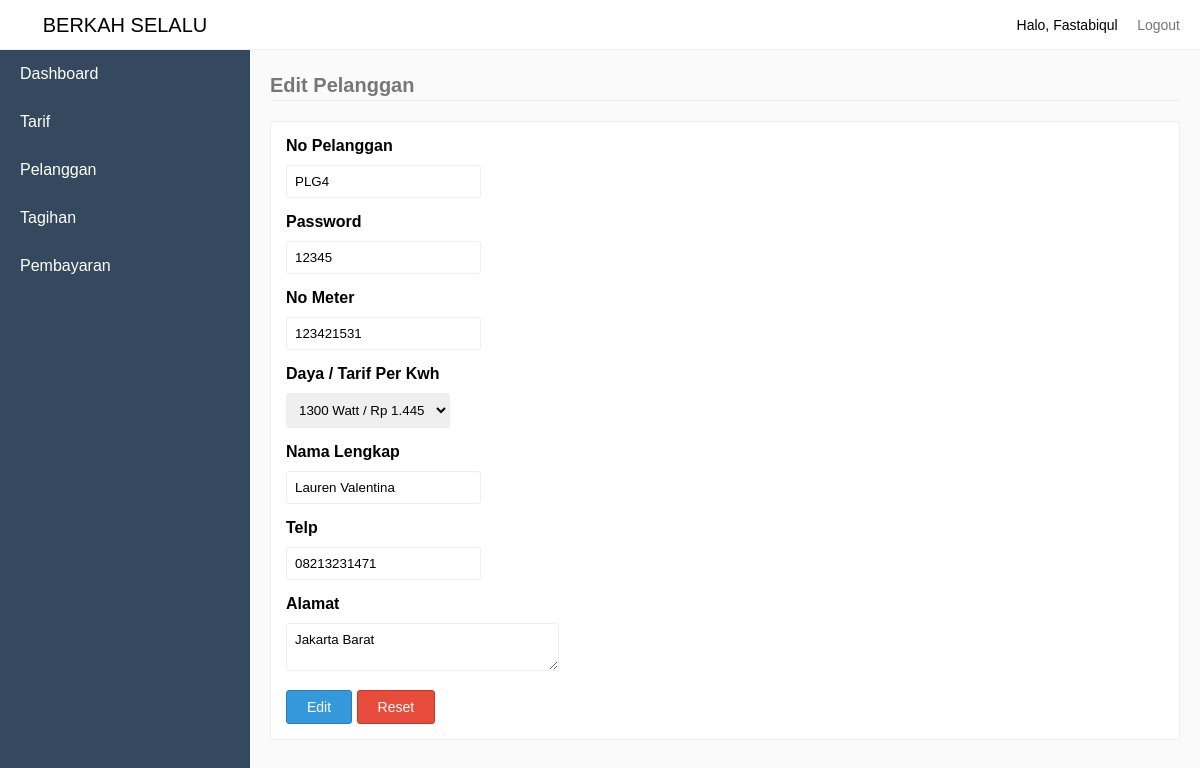
The page /index.php?pages=editpelanggan&NoPelanggan=PLG4 (signed in) on the database its author committed.
### tables this page shows
CREATE TABLE `tb_pelanggan` (
  `KodePelanggan` int(11) NOT NULL,
  `NoPelanggan` varchar(50) NOT NULL,
  `Password` varchar(50) NOT NULL,
  `NoMeter` varchar(50) NOT NULL,
  `KodeTarif` int(11) NOT NULL,
  `NamaLengkap` varchar(50) NOT NULL,
  `Telp` varchar(50) NOT NULL,
  `Alamat` varchar(50) NOT NULL
);

### sources/editpelanggan.php (the view, shortened to what this page needs)
<?php
	require_once "sources/HeaderFooter/header.php";
	if(isset($_GET['NoPelanggan'])) {
	$NoPelanggan = mysqli_real_escape_string($connect, $_GET['NoPelanggan']);
	$selectQuery = mysqli_query($connect, "SELECT * FROM tb_pelanggan WHERE NoPelanggan='$NoPelanggan'");
		if(mysqli_num_rows($selectQuery) > 0) {
			$plg = mysqli_fetch_assoc($selectQuery);
?>
<legend>Edit Pelanggan</legend>
<div class="card">
	<div class="card-body">
		<form action="index.php?process=editpelanggan" method="POST" class="form-block">
			<div class="form-group">
				<label for="NoPelanggan">No Pelanggan</label>
				<input type="text" class="input" name="NoPelanggan" value="<?php echo $NoPelanggan; ?>" id="NoPelanggan" readonly>
			</div>
			<div class="form-group">
				<label for="Password">Password</label>
				<input type="text" class="input" id="Password" name="Password" value="<?php echo $plg['Password']; ?>">
			</div>
			<div class="form-group">
				<label for="NoMeter">No Meter</label>
				<input type="text" class="input" id="NoMeter" name="NoMeter"value="<?php echo $plg['NoMeter']; ?>">
			</div>
			<div class="form-group">
				<label for="KodeTarif">Daya / Tarif Per Kwh</label>
				<select name="KodeTarif" class="input" id="KodeTarif">
					<?php
					$selectQueryTarif = mysqli_query($connect, "SELECT * FROM tb_tarif ORDER BY KodeTarif DESC");
					if(mysqli_num_rows($selectQueryTarif) > 0) {
						while($tarif = mysqli_fetch_assoc($selectQueryTarif)) {
							if($plg['KodeTarif'] == $tarif['KodeTarif']) {
								echo '<option value="'.$tarif['KodeTarif'].'" selected>'.$tarif['Daya'].' Watt / Rp '.number_format($tarif['TarifPerKwh'], 0, '', '.').'</option>';
							} else {
								echo '<option value="'.$tarif['KodeTarif'].'">'.$tarif['Daya'].' Watt / Rp '.number_format($tarif['TarifPerKwh'], 0, '', '.').'</option>';
							}
						}
					}
					?>
				</select>
			</div>
			<div class="form-group">
				<label for="NamaLengkap">Nama Lengkap</label>
				<input type="text" class="input" id="NamaLengkap" name="NamaLengkap" value="<?php echo $plg['NamaLengkap']; ?>">
			</div>
			<div class="form-group">
				<label for="Telp">Telp</label>
				<input type="text" class="input" id="Telp" name="Telp" value="<?php echo $plg['Telp']; ?>">
			</div>
			<div class="form-group">
				<label for="Alamat">Alamat</label>
				<textarea name="Alamat" id="Alamat" class="input" cols="30" rows="2"><?php echo $plg['Alamat']; ?></textarea>
			</div>
			<div class="form-group">
				<button type="submit" class="btn btn-primary">Edit</button>
				<button type="reset" class="btn btn-danger">Reset</button>
			</div>
		</form>
	</div>
</div>
<?php
		} else {
			echo "No Pelanggan Tidak Ditemukan";
		}
	} else {
		echo "File Not Found";
	}
	require_once "sources/HeaderFooter/footer.php";
?>

### sources/HeaderFooter/header.php (shortened to what this page needs)
<!DOCTYPE html>
<html>
<head>
	<link rel="stylesheet" type="text/css" href="assets/style.css">
</head>
<body>
	<div class="navbar">
		<div class="pull-right">
			<li class="loggedAs">Halo, <?php echo $data['NamaLengkap']; ?></li>
			<li><a href="index.php?process=logout">Logout</a></li>
		</div>
	</div>
	<div class="sidebar">
		<li class="brand">
			<a href="">BERKAH SELALU</a>
		</li>
		<?php
			if($data['Level'] == "Pelanggan") {
		?>
		<li><a href="index.php?pages=home-pelanggan">Dashboard</a></li>
		<li><a href="index.php?pages=tagihan" <?php echo $_GET['pages'] == "tagihan" ? 'class="active"': ''; ?>>Tagihan</a></li>
		<li><a href="index.php?pages=pembayaran" <?php echo $_GET['pages'] == "pembayaran" ? 'class="active"': ''; ?>>Pembayaran</a></li>
		<?php
			} else {
		?>
		<li><a href="index.php?pages=home-admin">Dashboard</a></li>
		<li><a href="index.php?pages=tarif" <?php echo $_GET['pages'] == "tarif" ? 'class="active"': ''; ?>>Tarif</a></li>
		<li><a href="index.php?pages=pelanggan" <?php echo $_GET['pages'] == "pelanggan" ? 'class="active"': ''; ?>>Pelanggan</a></li>
		<li><a href="index.php?pages=tagihan" <?php echo $_GET['pages'] == "tagihan" ? 'class="active"': ''; ?>>Tagihan</a></li>
		<li><a href="index.php?pages=pembayaran" <?php echo $_GET['pages'] == "pembayaran" ? 'class="active"': ''; ?>>Pembayaran</a></li>
		<?php
			}
		?>
	</div>
	<div class="content">

### assets/style.css (style rules this page uses)
* { padding:0; margin:0; box-sizing: border-box; font-family: sans-serif; }
legend { border-bottom: 1px solid #eee; line-height: 30px; margin-bottom: 20px; font-size: 20px; font-weight: bold; color: #777; }
body { background-color: #fafafa; }
li { list-style: none; }
.navbar { height: 50px; background-color: #fff; border-bottom: 1px solid #eee; line-height: 50px; padding:0 20px; position: fixed; width:100%; top:0; z-index: 1; }
.navbar li { display: inline-block; }
.navbar .loggedAs { font-size: 14px; display: inline-block; }
.navbar li > a { padding-left:15px; text-decoration: none; color: #777; font-size: 14px; }
.pull-right { float:right; }
.sidebar { background-color: #34495E; width:250px; height:100%; position: fixed; top:0; left:0; z-index:2; }
.sidebar .brand { height:50px; background-color: #fff; border-bottom: 1px solid #eee; line-height: 20px; text-align: center; font-size: 20px; }
.sidebar .brand a { padding: 15px 20px; display: block; color: #000; text-decoration: none; }
.sidebar li:not(.brand) > a { padding: 15px 20px; display: block; color: #fff; text-decoration: none; }
div.content { margin-left:270px; margin-top: 70px; margin-right:20px; }
div.content .card { margin-bottom: 50px; }
div.card { background-color: #fff; border: 1px solid #eee; border-radius: 3px; }
div.card-body { padding: 15px; }
.input { padding: 8px; border: 1px solid #eee; border-radius: 3px; }
.form-group label { font-weight: bold; }
.form-group { margin-bottom: 15px; }
.form-group .input { margin-top:10px; }
.form-block label { display: block; }
.btn { background-color: #fff; border: 1px solid #eee; padding: 8px 20px; border-radius:3px; cursor: pointer; font-size: 14px; }
form .form-group:last-child { margin-bottom: 0; }
.btn-primary { background-color: #3498DB; border: 1px solid #2980B9; color: #fff; }
.btn-danger { background-color: #E74C3C; border: 1px solid #C0392B; color: #fff; }

### rows shown on the page
tb_pelanggan: Password "12345", NamaLengkap "Lauren Valentina", Telp "08213231471", Alamat "Jakarta Barat"

### other values the page prints
$data['NamaLengkap'] "Fastabiqul"
form field KodeTarif "1300 Watt / Rp 1.445"
